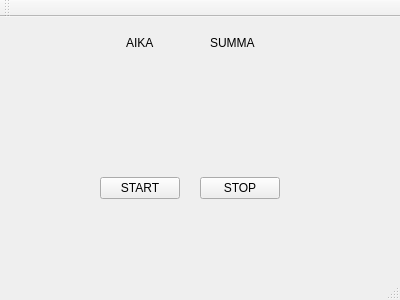
<?xml version="1.0" encoding="UTF-8"?>
<ui version="4.0">
 <class>MainWindow</class>
 <widget class="QMainWindow" name="MainWindow">
  <property name="geometry">
   <rect>
    <x>0</x>
    <y>0</y>
    <width>400</width>
    <height>300</height>
   </rect>
  </property>
  <property name="windowTitle">
   <string>MainWindow</string>
  </property>
  <widget class="QWidget" name="centralWidget">
   <widget class="QLabel" name="label">
    <property name="geometry">
     <rect>
      <x>126</x>
      <y>10</y>
      <width>71</width>
      <height>31</height>
     </rect>
    </property>
    <property name="text">
     <string>AIKA</string>
    </property>
   </widget>
   <widget class="QLabel" name="label_2">
    <property name="geometry">
     <rect>
      <x>210</x>
      <y>10</y>
      <width>71</width>
      <height>31</height>
     </rect>
    </property>
    <property name="text">
     <string>SUMMA</string>
    </property>
   </widget>
   <widget class="QPushButton" name="pushButton">
    <property name="geometry">
     <rect>
      <x>200</x>
      <y>160</y>
      <width>80</width>
      <height>22</height>
     </rect>
    </property>
    <property name="text">
     <string>STOP</string>
    </property>
   </widget>
   <widget class="QPushButton" name="pushButton_2">
    <property name="geometry">
     <rect>
      <x>100</x>
      <y>160</y>
      <width>80</width>
      <height>22</height>
     </rect>
    </property>
    <property name="text">
     <string>START</string>
    </property>
   </widget>
  </widget>
  <widget class="QMenuBar" name="menuBar">
   <property name="geometry">
    <rect>
     <x>0</x>
     <y>0</y>
     <width>400</width>
     <height>21</height>
    </rect>
   </property>
  </widget>
  <widget class="QToolBar" name="mainToolBar">
   <attribute name="toolBarArea">
    <enum>TopToolBarArea</enum>
   </attribute>
   <attribute name="toolBarBreak">
    <bool>false</bool>
   </attribute>
  </widget>
  <widget class="QStatusBar" name="statusBar"/>
 </widget>
 <layoutdefault spacing="6" margin="11"/>
 <resources/>
 <connections/>
</ui>
